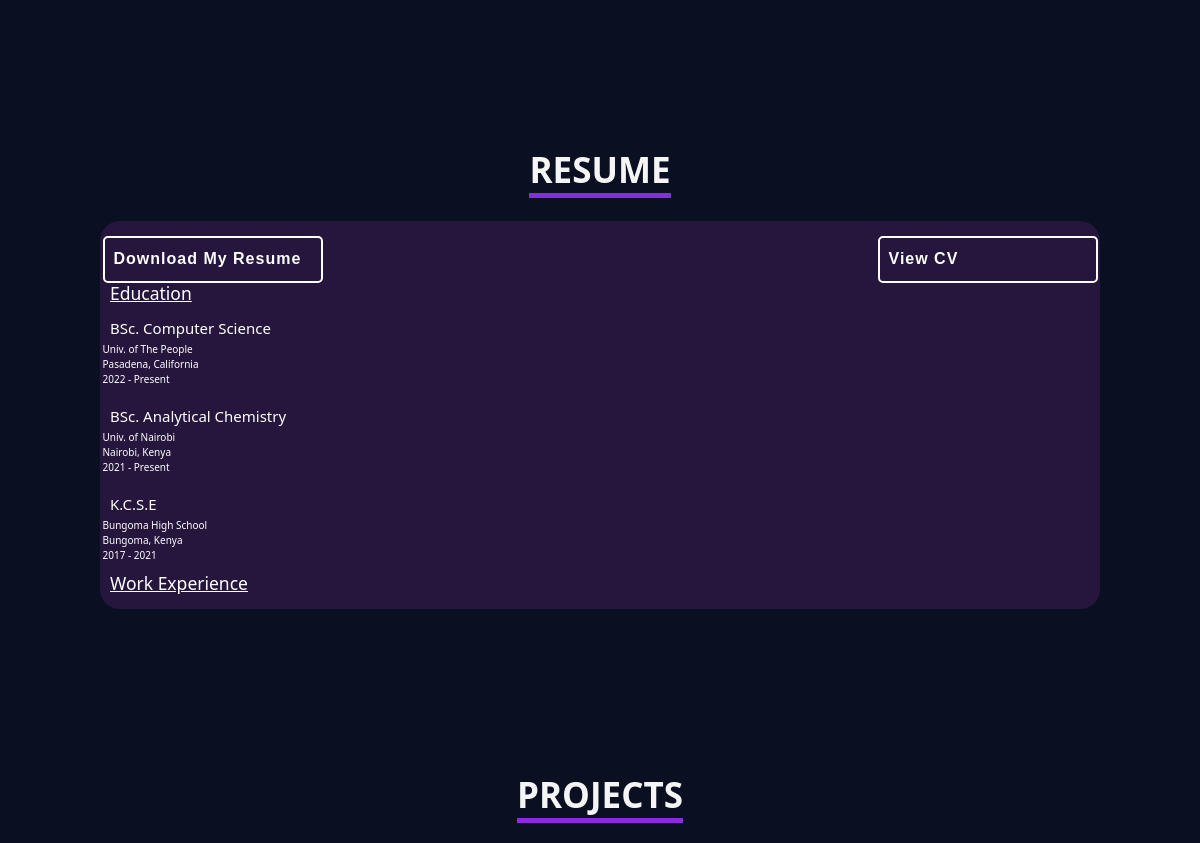
Before: / (middle part) with the older database file.
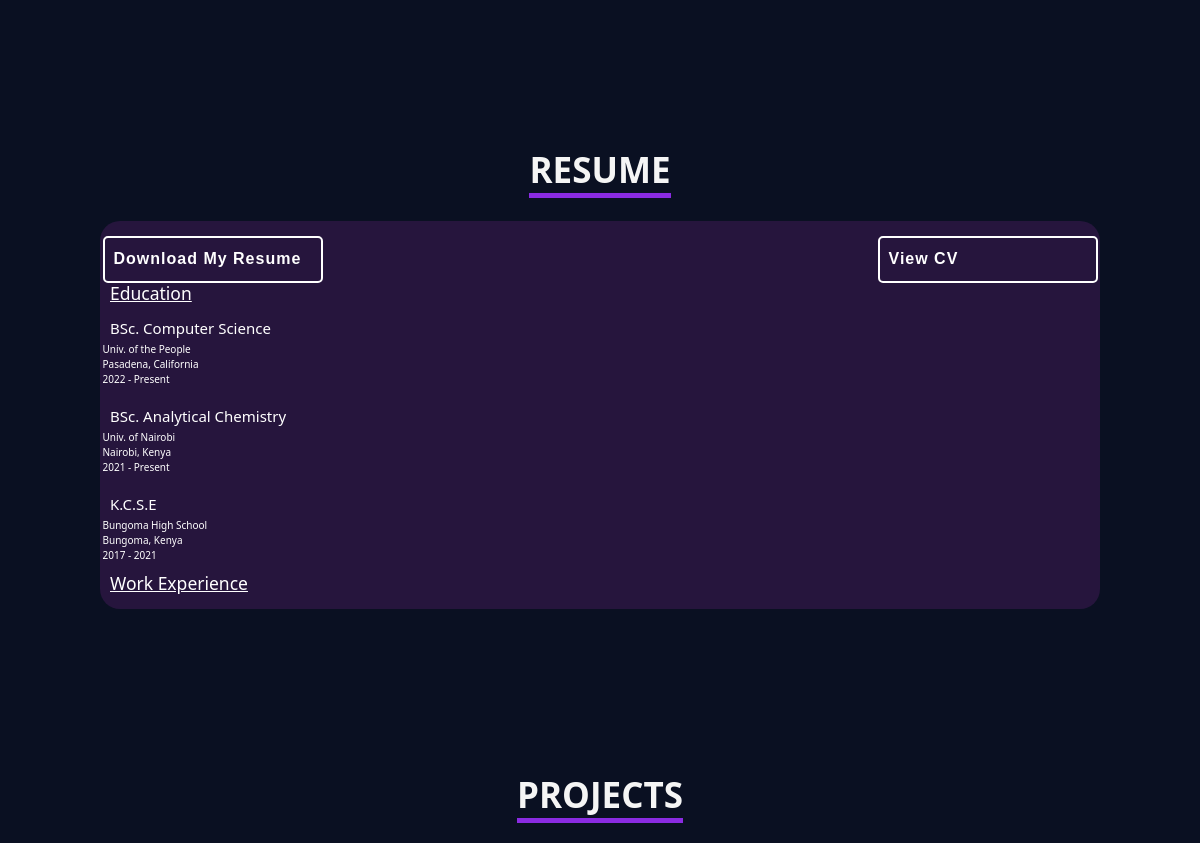
After: the same page with the newer database file.
### core/models.py (models this page shows, shortened)
class Education(models.Model):
    major_name = models.CharField(max_length=255)
    school_name = models.CharField(max_length=255)
    school_location = models.CharField(max_length=255)
    time_period = models.CharField(max_length=255)
    class Meta:
        verbose_name_plural = "Resume Section: Education"

### core/views.py (the view)
# urls.py: path('', index, name='index'),
def index(request):
    name = Home.objects.get()
    official_image = Home.objects.get()
    unofficial_image = About.objects.get()
    skills = Skill.objects.all()
    skillcategories = SkillCategory.objects.all()
    major_name = Education.objects.all()
    school_name = Education.objects.all()
    school_location = Education.objects.all()
    time_period = Education.objects.all()
    return render(request, 'core/index.html', {
        'name': name,
        'official_image': official_image,
        'unofficial_image': unofficial_image,
        'skills': skills,
        'skillcategories': skillcategories,
        'major_name': major_name,
        'school_name': school_name,
        'school_location': school_location,
        'time_period': time_period,
    })

### core/models.py (called while the page is built)
    def __str__(self):
        return self.name

### core/templates/core/index.html (shortened to what this page needs)
{% extends 'core/base.html' %}
{% block content %}
<br>
<br>
<br>
<br>
<br>
<br>
<br>
<br>
<br>
<br>
<br>
<br>
<br>
<br>
<br>
<section id="Resume">
<br>
<br>
<br>
<br>
<br>
<h2><span class="text-underline">RESUME</span></h2>
<div class="about-container mt-5">
  <div class="row justify-content-between align-items-center">
    <a href="#" download="#" class="btn-cv-download" target="_blank">Download My Resume</a>
    <a href="#" download="#" class="btn-cv-download" target="_blank">View CV</a>
    <h3><u>Education</u></h3>
    {% for major in major_name %}
        <p>
          <h4>{{ major.major_name }}</h4>
          {{ major.school_name }}
          <br>
          {{ major.school_location }}
          <br>
          {{ major.time_period }}
        </p>
    {% endfor %}
    <h3><u>Work Experience</u></h3>
  </div>
</div>
<br></section>
<br>
<br>
<br>
<br>
<br>
<section id="Projects">
<br>
<br>
<br>
<br>
<br>
<h2><span class="text-underline">PROJECTS</span></h2>
<br></section>
<br>
<br>
<br>
<br>
<br>
<br>
<br>
<br>
<br>
<br>
{% endblock %}

Changed rows visible on the page:
changed Education "BSc. Computer Science": school_name "Univ. of The People" → "Univ. of the People"
